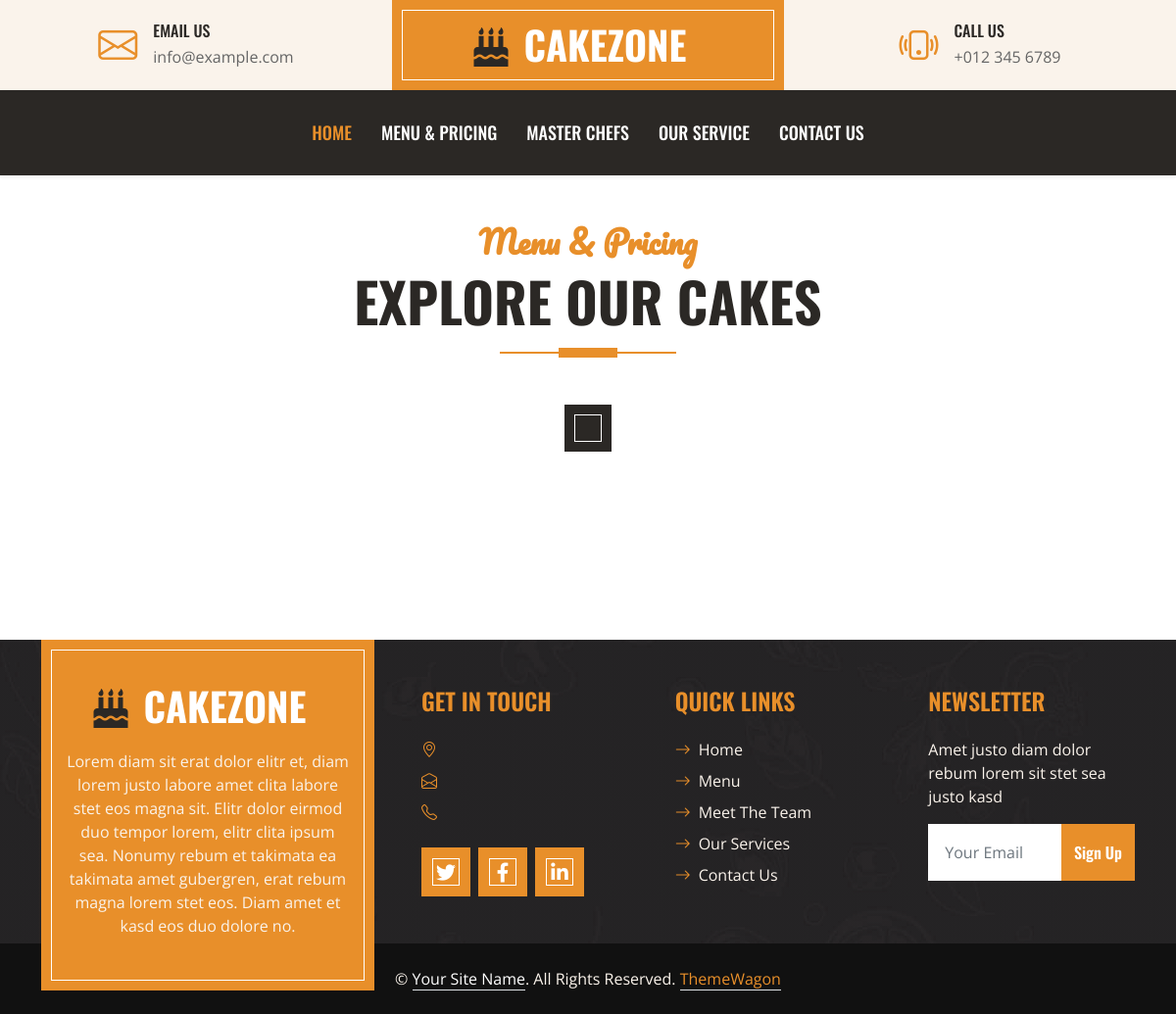
The app's page /menu/, older data.
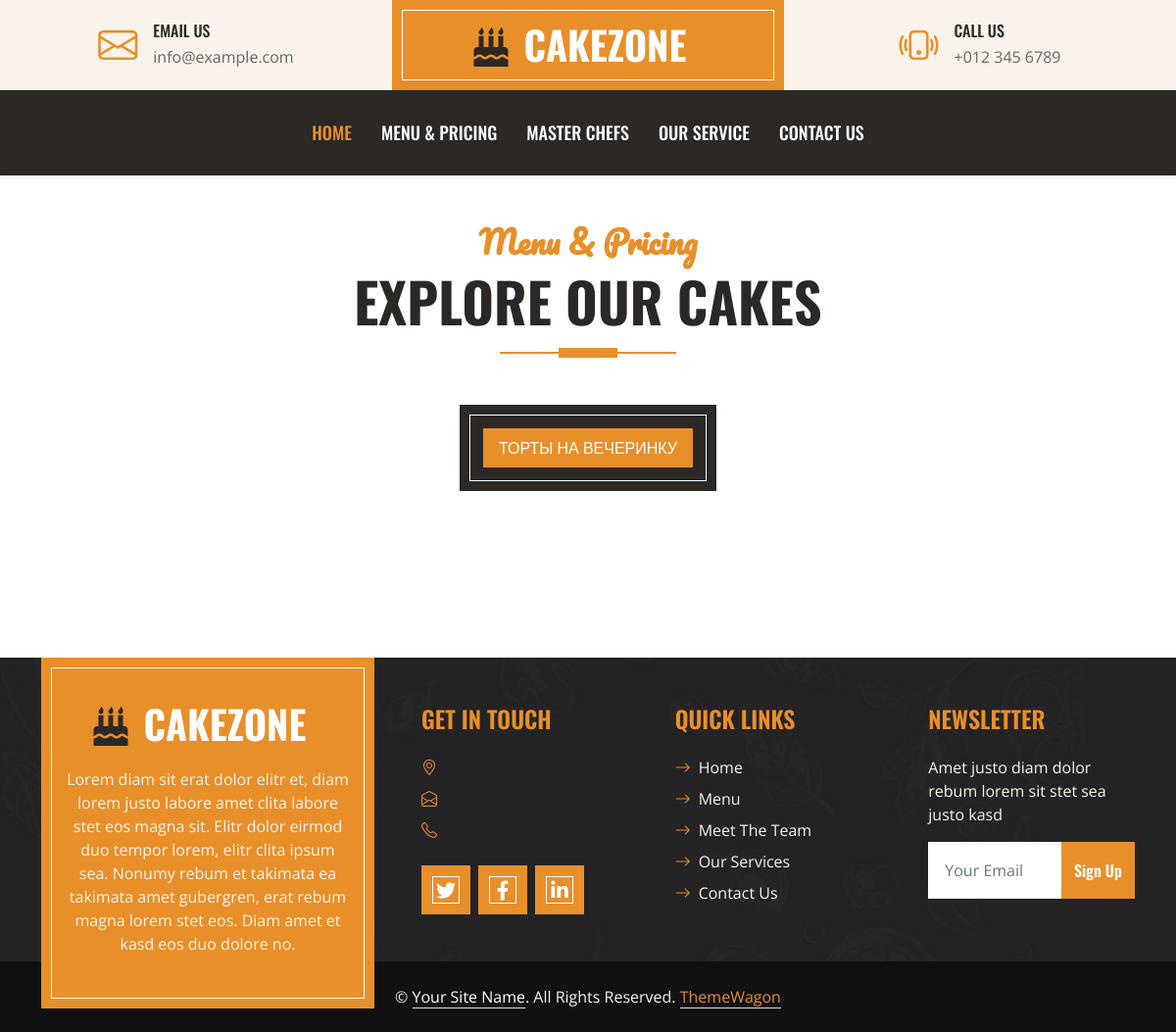
The same page, newer data.
### menu/models.py (models this page shows, shortened)
class Category(models.Model):
    name = models.CharField(max_length=50)
    description = models.TextField(blank=True)
    sort = models.PositiveSmallIntegerField()
    is_vsible = models.BooleanField(default=True)
    class Meta:
        verbose_name = 'Категория' #'Category'
        verbose_name_plural = 'Категории' #'Categories'
        ordering = ('sort',)

### menu/views.py (the view)
# urls.py: path('', index, name = 'index'),
def index(request):
    categories = Category.objects.filter(is_vsible = True)
    context = {
        'categories': categories
    }
    return render(request, 'menu.html', context = context)

### contacts/context_processors.py (called while the page is built)
def contacts(request):
    return {
        'index_contacts': Contacts.objects.first()
    }

### menu/templates/menu.html (shortened to what this page needs)
{% extends "index.html" %}
{% block content %}
    <div class="container-fluid about py-5">
        <div class="container">
            <div class="section-title position-relative text-center mx-auto mb-5 pb-3" style="max-width: 600px;">
                <h2 class="text-primary font-secondary">Menu & Pricing</h2>
                <h1 class="display-4 text-uppercase">Explore Our Cakes</h1>
            </div>
            <div class="tab-class text-center">
                <ul class="nav nav-pills d-inline-flex justify-content-center bg-dark text-uppercase border-inner p-4 mb-5">
                    {% for category in categories %}
                        {% if forloop.first %}
                            <li class="nav-item">
                                <a class="nav-link text-white active" data-bs-toggle="pill" href="#tab-{{ category.pk }}">{{ category.name }}</a>
                            </li>
                        {% else %}
                            <li class="nav-item">
                                <a class="nav-link text-white" data-bs-toggle="pill" href="#tab-{{ category.pk }}">{{ category.name }}</a>
                            </li>
                        {% endif %}
                    {% endfor %}
                </ul>
            </div>
        </div>
    </div>
{% endblock %}

Row changes from the older to the newer data that the page shows:
added Category: name "ТОРТЫ НА ВЕЧЕРИНКУ"
